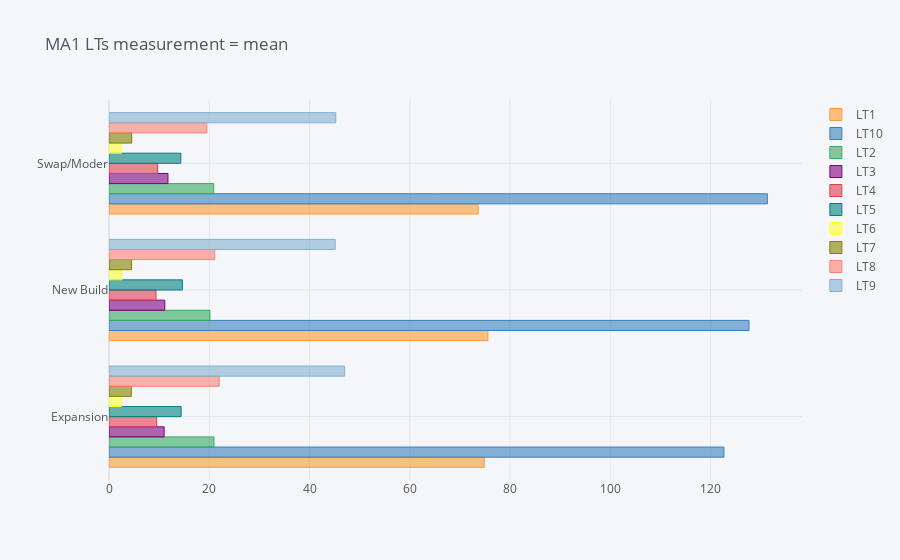
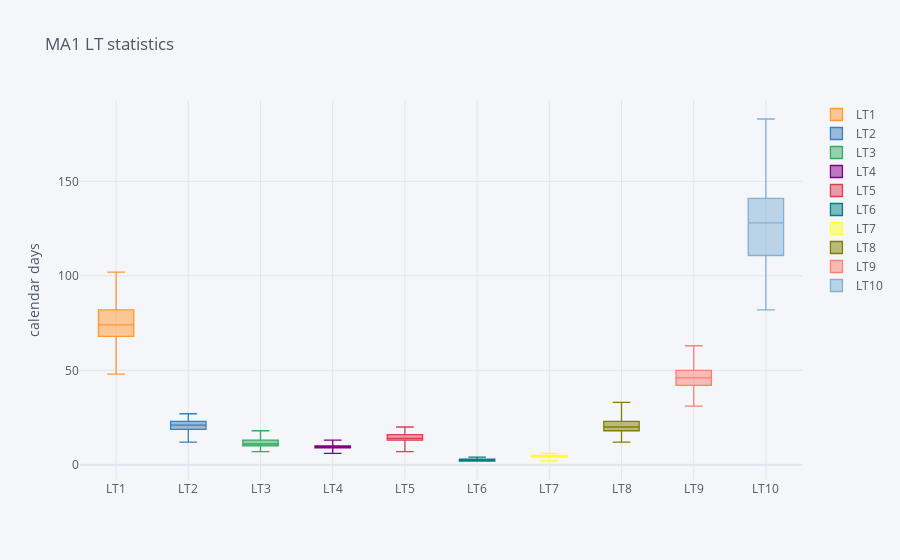
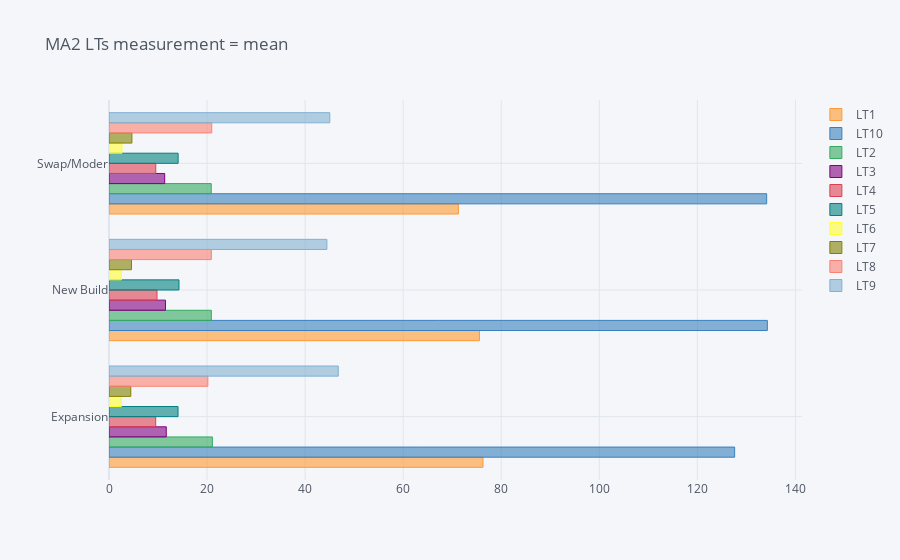
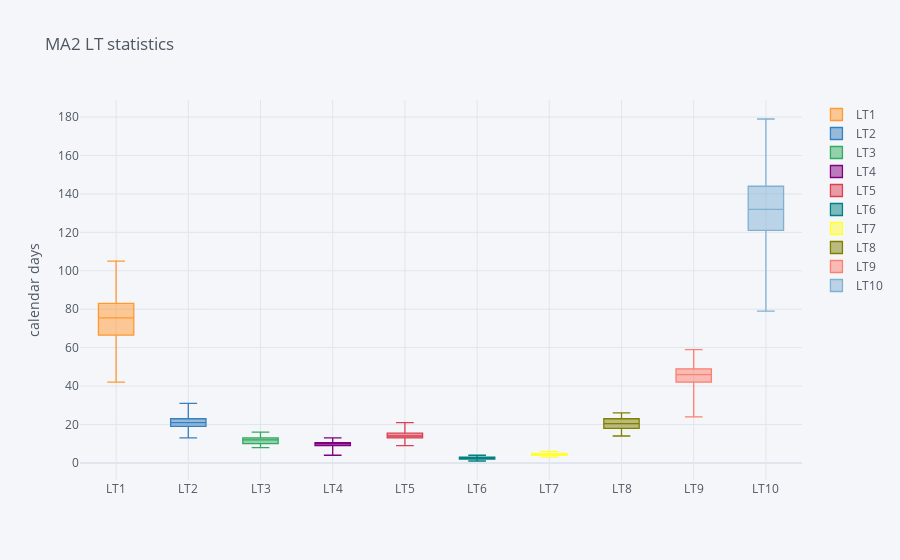

Notebook source saved alongside these figures, in order:
### Code cell
#this python script is collecting different instance raw data and generate LT reports
import numpy as np
import pandas as pd
import cufflinks as cf
import matplotlib.pyplot as plt
import seaborn as sns
import os
import datetime

#set config file for cufflinks library
cf.set_config_file(offline=True)

#import as dataframe the raw data in each instance and store into a list of dataframes called df
def upload_data(ST_instances):
    """upload each instance raw data file found in ST_instances passed list into a dataframe 
        and returtn df as a lits of dataframes"""      
    df=[]
    for i in range(len(ST_instances)):
        print(f"uploaded raw date from instance_{i}")
        filename=ST_instances[i]
        print(filename)
        filepath=os.path.join(working_dir,filename)
        dfi=pd.read_excel(filepath)
        df.append(dfi)
    return df

#generate the merged instance datasframe called data and store into an excel file
def merge_data(data_sources):
    """merge all uploaded dataframes into a single master dataframe called df and save it to 
    an excel file called merged data with datetime tag as extension"""
    data=pd.DataFrame(data_sources[0])  #generate from first dataframe
    ext=datetime.datetime.now().strftime("%Y_%m_%d")
    merged_filename=f"merged_data_{ext}"
    for i in range(1,len(data_sources)):
        data=pd.concat([data,data_sources[i]],axis=0)
    df=data.copy().reset_index().drop(columns="index")
    df.to_excel(f"{merged_filename}.xlsx")
    return df

def generate_pivot(df,MA,key):
    """generate a pivot a pivot per MA with index=key where key can be either CU or type of project,
       while the aggregation funtion calculated are the mean and the standard deviations.
       the function return the df_pivot dataframe and save also this inbto an excel file
    """
    df_MA=df[df["MA"]==MA]
    df_pivot=df_MA.pivot_table(index=key,aggfunc=["mean","std"])
    #df_pivot.loc[:,("mean")].plot(figsize=(16,9),kind="barh",title=f"{MA} LT mean {key} performances")
    #df_pivot.loc[:,("std")].plot(figsize=(16,9),kind="barh",title=f"{MA} LT std {key} performances")
    filename=f"{MA}_{key}.xlsx"
    df_pivot.to_excel(filename)
    return np.round(df_pivot,2)

def plot_perf(df_pivot,MA,aggfunc="mean"):
    #plt.figure(figsize=(16,9))
    df_pivot.loc[:,(aggfunc)].iplot(kind="barh",title=f"{MA} LTs measurement = {aggfunc}")    
    
def plot_MA_statistics(df,MA,LT_columns):
    return df[df["MA"]==MA][LT_columns].iplot(kind="box",x="CU",title=f"{MA} LT statistics",yTitle="calendar days")


#set working dir path
working_dir=input("Provide working dir path:\n").replace("'\'","/")
os.chdir(working_dir)

#select the list of ST instances raw files in working_dir names to source  data from
ST_instances=[]
file_list=os.listdir()
for file in file_list:
    if file.find("instance")!= -1:
        #print(file)
        ST_instances.append(file)

#upload raw data
data_sources=upload_data(ST_instances)

#call function to merge data into a master dataframe df
df=merge_data(data_sources)
LT_columns=df.columns[-10:]

#set the MA names in a list called MA_list
MAs=df.groupby("MA")["MA"].value_counts().index
MA_list=[]
for i in range(len(MAs)):
    MA_list.append(MAs[i][0])
    
LT_statistics=df[df["MA"]=="MA1"][LT_columns].describe()
LT_statistics.to_excel("LT_statistics.xlsx")
print(np.round(LT_statistics,2))

print("********************* plotting LT performances ******************************************")

pivot_key=input("Provide pivot_key: [CU,project_type]: ")

for MA in MA_list:
    MA_perf=generate_pivot(df,MA,pivot_key)
    plot_perf(MA_perf,MA)
    plot_MA_statistics(df,MA,LT_columns)

### Figure 1 — Plotly figure (JSON) as saved in the notebook; plotly's stock layout.template omitted (floating-point values rounded to 4 significant figures)
{"data": [{"marker": {"color": "rgba(255, 153, 51, 0.6)", "line": {"color": "rgba(255, 153, 51, 1.0)", "width": 1}}, "name": "LT1", "orientation": "h", "text": "", "type": "bar", "x": [74.85, 75.59, 73.65], "y": ["Expansion", "New Build", "Swap/Moder"]}, {"marker": {"color": "rgba(55, 128, 191, 0.6)", "line": {"color": "rgba(55, 128, 191, 1.0)", "width": 1}}, "name": "LT10", "orientation": "h", "text": "", "type": "bar", "x": [122.7, 127.7, 131.3], "y": ["Expansion", "New Build", "Swap/Moder"]}, {"marker": {"color": "rgba(50, 171, 96, 0.6)", "line": {"color": "rgba(50, 171, 96, 1.0)", "width": 1}}, "name": "LT2", "orientation": "h", "text": "", "type": "bar", "x": [20.94, 20.13, 20.89], "y": ["Expansion", "New Build", "Swap/Moder"]}, {"marker": {"color": "rgba(128, 0, 128, 0.6)", "line": {"color": "rgba(128, 0, 128, 1.0)", "width": 1}}, "name": "LT3", "orientation": "h", "text": "", "type": "bar", "x": [11, 11.13, 11.76], "y": ["Expansion", "New Build", "Swap/Moder"]}, {"marker": {"color": "rgba(219, 64, 82, 0.6)", "line": {"color": "rgba(219, 64, 82, 1.0)", "width": 1}}, "name": "LT4", "orientation": "h", "text": "", "type": "bar", "x": [9.52, 9.37, 9.7], "y": ["Expansion", "New Build", "Swap/Moder"]}, {"marker": {"color": "rgba(0, 128, 128, 0.6)", "line": {"color": "rgba(0, 128, 128, 1.0)", "width": 1}}, "name": "LT5", "orientation": "h", "text": "", "type": "bar", "x": [14.39, 14.63, 14.33], "y": ["Expansion", "New Build", "Swap/Moder"]}, {"marker": {"color": "rgba(255, 255, 51, 0.6)", "line": {"color": "rgba(255, 255, 51, 1.0)", "width": 1}}, "name": "LT6", "orientation": "h", "text": "", "type": "bar", "x": [2.48, 2.59, 2.46], "y": ["Expansion", "New Build", "Swap/Moder"]}, {"marker": {"color": "rgba(128, 128, 0, 0.6)", "line": {"color": "rgba(128, 128, 0, 1.0)", "width": 1}}, "name": "LT7", "orientation": "h", "text": "", "type": "bar", "x": [4.45, 4.5, 4.52], "y": ["Expansion", "New Build", "Swap/Moder"]}, {"marker": {"color": "rgba(251, 128, 114, 0.6)", "line": {"color": "rgba(251, 128, 114, 1.0)", "width": 1}}, "name": "LT8", "orientation": "h", "text": "", "type": "bar", "x": [21.97, 21.09, 19.52], "y": ["Expansion", "New Build", "Swap/Moder"]}, {"marker": {"color": "rgba(128, 177, 211, 0.6)", "line": {"color": "rgba(128, 177, 211, 1.0)", "width": 1}}, "name": "LT9", "orientation": "h", "text": "", "type": "bar", "x": [47, 45.13, 45.24], "y": ["Expansion", "New Build", "Swap/Moder"]}], "layout": {"legend": {"bgcolor": "#F5F6F9", "font": {"color": "#4D5663"}}, "paper_bgcolor": "#F5F6F9", "plot_bgcolor": "#F5F6F9", "title": {"font": {"color": "#4D5663"}, "text": "MA1 LTs measurement = mean"}, "xaxis": {"gridcolor": "#E1E5ED", "showgrid": true, "tickfont": {"color": "#4D5663"}, "title": {"font": {"color": "#4D5663"}, "text": ""}, "zerolinecolor": "#E1E5ED"}, "yaxis": {"gridcolor": "#E1E5ED", "showgrid": true, "tickfont": {"color": "#4D5663"}, "title": {"font": {"color": "#4D5663"}, "text": ""}, "zerolinecolor": "#E1E5ED"}}}

### Figure 2 — Plotly figure (JSON) as saved in the notebook; plotly's stock layout.template omitted (floating-point values rounded to 4 significant figures)
{"data": [{"boxpoints": false, "line": {"width": 1.3}, "marker": {"color": "rgba(255, 153, 51, 1.0)"}, "name": "LT1", "orientation": "v", "type": "box", "y": [67, 68, 69, 89, 70, 84, 63, 66, 71, 60, 78, 98, 67, 70, 79, 73, 66, 78, 69, 83, 83, 76, 79, 93, 69, 67, 66, 55, 70, 72, 72, 64, 67, 92, 64, 53, 72, 78, 76, 70, 78, 85, 64, 80, 101, 72, 48, 70, 51, 77, 60, 86, 84, 70, 71, 81, 79, 69, 60, 83, 81, 91, 71, 68, 77, 78, 87, 70, 74, 81, 86, 67, 82, 82, 68, 56, 76, 76, 91, 75, 65, 69, 79, 78, 73, 75, 87, 85, 65, 65, 68, 77, 70, 75, 63, 102, 86, 77, 82, 81, 68, 87, 87, 94, 85, 72, 71, 90, 85, 53, 85, 79, 58, 73, 77, 77, 73, 71, 86, 87, 71, 57, 68, 65, 82]}, {"boxpoints": false, "line": {"width": 1.3}, "marker": {"color": "rgba(55, 128, 191, 1.0)"}, "name": "LT2", "orientation": "v", "type": "box", "y": [20, 22, 17, 21, 17, 23, 23, 18, 17, 15, 21, 16, 21, 23, 27, 27, 24, 23, 24, 18, 18, 20, 17, 20, 19, 15, 12, 13, 23, 25, 21, 22, 23, 25, 21, 24, 20, 21, 23, 20, 16, 19, 19, 24, 23, 20, 21, 18, 23, 27, 17, 19, 25, 16, 20, 17, 23, 17, 25, 25, 19, 24, 17, 19, 23, 23, 17, 14, 22, 19, 27, 19, 21, 24, 25, 21, 20, 19, 22, 21, 18, 22, 19, 21, 24, 22, 17, 22, 21, 19, 17, 25, 20, 22, 21, 19, 18, 22, 20, 25, 20, 24, 22, 18, 18, 23, 22, 19, 21, 21, 24, 18, 22, 23, 20, 19, 22, 15, 22, 22, 17, 22, 24, 18, 19]}, {"boxpoints": false, "line": {"width": 1.3}, "marker": {"color": "rgba(50, 171, 96, 1.0)"}, "name": "LT3", "orientation": "v", "type": "box", "y": [13, 14, 13, 8, 13, 12, 10, 8, 11, 9, 10, 11, 11, 13, 12, 12, 10, 10, 13, 10, 10, 8, 13, 11, 11, 11, 8, 10, 11, 10, 13, 10, 10, 7, 11, 13, 10, 10, 11, 11, 18, 13, 13, 10, 11, 13, 12, 13, 11, 11, 10, 13, 13, 11, 8, 13, 8, 13, 10, 11, 10, 12, 11, 11, 13, 12, 15, 11, 13, 13, 8, 12, 11, 9, 8, 12, 12, 10, 11, 12, 12, 15, 15, 12, 13, 8, 10, 11, 12, 12, 10, 12, 11, 10, 10, 13, 11, 11, 13, 13, 11, 9, 12, 11, 12, 12, 10, 12, 11, 14, 8, 13, 11, 9, 13, 12, 12, 13, 13, 11, 12, 13, 12, 12, 11]}, {"boxpoints": false, "line": {"width": 1.3}, "marker": {"color": "rgba(128, 0, 128, 1.0)"}, "name": "LT4", "orientation": "v", "type": "box", "y": [10, 10, 10, 9, 6, 8, 10, 11, 9, 8, 7, 10, 9, 11, 10, 9, 10, 9, 9, 10, 9, 9, 7, 11, 12, 8, 10, 9, 9, 12, 9, 8, 6, 11, 11, 10, 11, 8, 10, 9, 9, 11, 10, 10, 9, 11, 13, 9, 6, 11, 8, 10, 10, 11, 11, 8, 10, 10, 11, 7, 11, 10, 9, 7, 8, 10, 10, 10, 10, 7, 11, 12, 11, 10, 10, 10, 8, 7, 9, 8, 9, 11, 10, 10, 10, 8, 11, 8, 7, 9, 9, 10, 10, 11, 10, 9, 9, 9, 11, 10, 12, 10, 10, 9, 10, 9, 10, 10, 9, 9, 10, 9, 8, 10, 10, 11, 11, 8, 10, 10, 9, 11, 11, 9, 8]}, {"boxpoints": false, "line": {"width": 1.3}, "marker": {"color": "rgba(219, 64, 82, 1.0)"}, "name": "LT5", "orientation": "v", "type": "box", "y": [12, 15, 17, 15, 11, 17, 15, 11, 13, 17, 15, 15, 17, 16, 15, 13, 15, 12, 14, 14, 17, 15, 11, 12, 15, 19, 14, 16, 13, 15, 13, 14, 16, 15, 17, 9, 19, 19, 12, 12, 19, 15, 15, 11, 14, 13, 12, 14, 13, 15, 16, 13, 14, 17, 18, 14, 13, 14, 15, 14, 14, 15, 13, 14, 12, 16, 16, 14, 16, 19, 17, 14, 13, 17, 13, 13, 14, 14, 14, 13, 15, 12, 12, 17, 14, 14, 15, 17, 14, 18, 20, 14, 17, 16, 16, 14, 11, 9, 18, 13, 19, 11, 13, 16, 13, 14, 13, 19, 11, 12, 13, 13, 14, 14, 15, 16, 16, 18, 16, 10, 12, 7, 13, 17, 14]}, {"boxpoints": false, "line": {"width": 1.3}, "marker": {"color": "rgba(0, 128, 128, 1.0)"}, "name": "LT6", "orientation": "v", "type": "box", "y": [2, 3, 3, 3, 3, 3, 3, 2, 2, 2, 2, 3, 3, 2, 2, 3, 3, 2, 2, 2, 2, 3, 3, 2, 3, 3, 3, 3, 2, 2, 2, 2, 2, 3, 3, 2, 2, 3, 2, 3, 2, 4, 3, 2, 2, 2, 2, 3, 3, 2, 2, 3, 2, 3, 2, 3, 2, 2, 3, 3, 2, 3, 2, 3, 3, 2, 2, 3, 2, 3, 2, 3, 3, 3, 3, 3, 2, 2, 3, 2, 2, 2, 3, 3, 2, 2, 2, 3, 2, 2, 3, 3, 2, 3, 2, 3, 2, 2, 2, 2, 3, 3, 2, 4, 2, 3, 3, 3, 3, 3, 3, 2, 2, 2, 3, 2, 3, 3, 2, 2, 3, 3, 3, 2, 2]}, {"boxpoints": false, "line": {"width": 1.3}, "marker": {"color": "rgba(255, 255, 51, 1.0)"}, "name": "LT7", "orientation": "v", "type": "box", "y": [4, 6, 4, 4, 5, 5, 2, 4, 4, 5, 4, 4, 5, 5, 4, 4, 5, 3, 4, 5, 4, 5, 3, 4, 5, 4, 4, 5, 5, 5, 4, 4, 3, 5, 4, 5, 3, 5, 5, 4, 6, 6, 5, 4, 3, 5, 5, 5, 4, 4, 4, 4, 4, 6, 5, 6, 4, 6, 5, 6, 5, 5, 4, 4, 5, 4, 5, 5, 4, 4, 5, 5, 4, 5, 4, 4, 6, 5, 3, 4, 4, 6, 5, 5, 4, 5, 4, 6, 3, 5, 4, 2, 4, 5, 5, 4, 5, 6, 5, 4, 4, 5, 4, 5, 4, 4, 4, 5, 4, 5, 4, 5, 5, 5, 4, 6, 4, 4, 4, 5, 4, 4, 4, 5, 5]}, {"boxpoints": false, "line": {"width": 1.3}, "marker": {"color": "rgba(128, 128, 0, 1.0)"}, "name": "LT8", "orientation": "v", "type": "box", "y": [26, 26, 23, 20, 17, 14, 19, 20, 20, 22, 23, 16, 21, 20, 13, 27, 26, 23, 19, 24, 26, 20, 13, 28, 24, 20, 20, 21, 21, 19, 23, 20, 25, 12, 17, 16, 19, 25, 20, 17, 17, 24, 17, 25, 24, 20, 23, 18, 19, 26, 19, 12, 19, 21, 16, 17, 19, 24, 17, 23, 21, 29, 26, 33, 20, 18, 16, 22, 22, 21, 20, 19, 25, 19, 17, 17, 22, 18, 18, 12, 22, 27, 21, 25, 16, 19, 27, 25, 21, 18, 21, 18, 23, 19, 22, 27, 21, 20, 18, 26, 20, 20, 25, 19, 21, 27, 22, 17, 20, 15, 21, 21, 18, 28, 23, 21, 24, 23, 20, 21, 18, 21, 17, 22, 13]}, {"boxpoints": false, "line": {"width": 1.3}, "marker": {"color": "rgba(251, 128, 114, 1.0)"}, "name": "LT9", "orientation": "v", "type": "box", "y": [48, 42, 44, 53, 44, 42, 63, 53, 42, 46, 43, 44, 36, 49, 52, 49, 45, 62, 46, 49, 47, 41, 39, 33, 52, 38, 45, 47, 54, 60, 43, 40, 42, 56, 53, 45, 36, 36, 54, 44, 44, 37, 37, 37, 46, 48, 51, 51, 50, 56, 44, 46, 48, 49, 46, 33, 49, 41, 53, 37, 47, 49, 40, 44, 40, 36, 32, 50, 50, 53, 43, 57, 35, 57, 46, 51, 45, 42, 43, 45, 50, 46, 39, 53, 31, 56, 46, 53, 39, 41, 44, 37, 45, 44, 48, 36, 40, 38, 54, 45, 50, 52, 47, 47, 45, 54, 32, 48, 50, 41, 47, 55, 43, 46, 49, 36, 48, 43, 48, 49, 45, 43, 50, 44, 46]}, {"boxpoints": false, "line": {"width": 1.3}, "marker": {"color": "rgba(128, 177, 211, 1.0)"}, "name": "LT10", "orientation": "v", "type": "box", "y": [152, 130, 112, 110, 113, 133, 88, 114, 90, 149, 141, 109, 103, 163, 134, 140, 106, 117, 82, 123, 111, 105, 139, 112, 130, 158, 133, 88, 123, 143, 134, 105, 135, 106, 118, 140, 140, 183, 94, 132, 130, 157, 128, 141, 126, 107, 128, 143, 120, 133, 128, 162, 102, 160, 117, 121, 153, 111, 117, 103, 107, 103, 153, 141, 114, 131, 121, 145, 152, 135, 123, 116, 155, 125, 138, 161, 105, 139, 109, 122, 96, 88, 142, 161, 135, 107, 146, 126, 92, 123, 93, 100, 98, 148, 131, 136, 132, 180, 137, 125, 112, 102, 152, 150, 152, 107, 143, 130, 173, 125, 165, 129, 90, 137, 88, 125, 105, 166, 139, 157, 127, 127, 127, 140, 178]}], "layout": {"legend": {"bgcolor": "#F5F6F9", "font": {"color": "#4D5663"}}, "paper_bgcolor": "#F5F6F9", "plot_bgcolor": "#F5F6F9", "title": {"font": {"color": "#4D5663"}, "text": "MA1 LT statistics"}, "xaxis": {"gridcolor": "#E1E5ED", "showgrid": true, "tickfont": {"color": "#4D5663"}, "title": {"font": {"color": "#4D5663"}, "text": ""}, "zerolinecolor": "#E1E5ED"}, "yaxis": {"gridcolor": "#E1E5ED", "showgrid": true, "tickfont": {"color": "#4D5663"}, "title": {"font": {"color": "#4D5663"}, "text": "calendar days"}, "zerolinecolor": "#E1E5ED"}}}

### Figure 3 — Plotly figure (JSON) as saved in the notebook; plotly's stock layout.template omitted (floating-point values rounded to 4 significant figures)
{"data": [{"marker": {"color": "rgba(255, 153, 51, 0.6)", "line": {"color": "rgba(255, 153, 51, 1.0)", "width": 1}}, "name": "LT1", "orientation": "h", "text": "", "type": "bar", "x": [76.28, 75.56, 71.26], "y": ["Expansion", "New Build", "Swap/Moder"]}, {"marker": {"color": "rgba(55, 128, 191, 0.6)", "line": {"color": "rgba(55, 128, 191, 1.0)", "width": 1}}, "name": "LT10", "orientation": "h", "text": "", "type": "bar", "x": [127.6, 134.3, 134.1], "y": ["Expansion", "New Build", "Swap/Moder"]}, {"marker": {"color": "rgba(50, 171, 96, 0.6)", "line": {"color": "rgba(50, 171, 96, 1.0)", "width": 1}}, "name": "LT2", "orientation": "h", "text": "", "type": "bar", "x": [21.08, 20.87, 20.85], "y": ["Expansion", "New Build", "Swap/Moder"]}, {"marker": {"color": "rgba(128, 0, 128, 0.6)", "line": {"color": "rgba(128, 0, 128, 1.0)", "width": 1}}, "name": "LT3", "orientation": "h", "text": "", "type": "bar", "x": [11.68, 11.52, 11.36], "y": ["Expansion", "New Build", "Swap/Moder"]}, {"marker": {"color": "rgba(219, 64, 82, 0.6)", "line": {"color": "rgba(219, 64, 82, 1.0)", "width": 1}}, "name": "LT4", "orientation": "h", "text": "", "type": "bar", "x": [9.52, 9.79, 9.54], "y": ["Expansion", "New Build", "Swap/Moder"]}, {"marker": {"color": "rgba(0, 128, 128, 0.6)", "line": {"color": "rgba(0, 128, 128, 1.0)", "width": 1}}, "name": "LT5", "orientation": "h", "text": "", "type": "bar", "x": [14.08, 14.27, 14.1], "y": ["Expansion", "New Build", "Swap/Moder"]}, {"marker": {"color": "rgba(255, 255, 51, 0.6)", "line": {"color": "rgba(255, 255, 51, 1.0)", "width": 1}}, "name": "LT6", "orientation": "h", "text": "", "type": "bar", "x": [2.52, 2.52, 2.64], "y": ["Expansion", "New Build", "Swap/Moder"]}, {"marker": {"color": "rgba(128, 128, 0, 0.6)", "line": {"color": "rgba(128, 128, 0, 1.0)", "width": 1}}, "name": "LT7", "orientation": "h", "text": "", "type": "bar", "x": [4.44, 4.58, 4.67], "y": ["Expansion", "New Build", "Swap/Moder"]}, {"marker": {"color": "rgba(251, 128, 114, 0.6)", "line": {"color": "rgba(251, 128, 114, 1.0)", "width": 1}}, "name": "LT8", "orientation": "h", "text": "", "type": "bar", "x": [20.16, 20.87, 20.95], "y": ["Expansion", "New Build", "Swap/Moder"]}, {"marker": {"color": "rgba(128, 177, 211, 0.6)", "line": {"color": "rgba(128, 177, 211, 1.0)", "width": 1}}, "name": "LT9", "orientation": "h", "text": "", "type": "bar", "x": [46.76, 44.44, 45.03], "y": ["Expansion", "New Build", "Swap/Moder"]}], "layout": {"legend": {"bgcolor": "#F5F6F9", "font": {"color": "#4D5663"}}, "paper_bgcolor": "#F5F6F9", "plot_bgcolor": "#F5F6F9", "title": {"font": {"color": "#4D5663"}, "text": "MA2 LTs measurement = mean"}, "xaxis": {"gridcolor": "#E1E5ED", "showgrid": true, "tickfont": {"color": "#4D5663"}, "title": {"font": {"color": "#4D5663"}, "text": ""}, "zerolinecolor": "#E1E5ED"}, "yaxis": {"gridcolor": "#E1E5ED", "showgrid": true, "tickfont": {"color": "#4D5663"}, "title": {"font": {"color": "#4D5663"}, "text": ""}, "zerolinecolor": "#E1E5ED"}}}

### Figure 4 — Plotly figure (JSON) as saved in the notebook; plotly's stock layout.template omitted (floating-point values rounded to 4 significant figures)
{"data": [{"boxpoints": false, "line": {"width": 1.3}, "marker": {"color": "rgba(255, 153, 51, 1.0)"}, "name": "LT1", "orientation": "v", "type": "box", "y": [48, 82, 70, 77, 81, 76, 57, 70, 70, 77, 89, 69, 84, 82, 73, 63, 95, 62, 83, 72, 83, 86, 62, 77, 71, 75, 85, 55, 79, 80, 77, 59, 93, 60, 87, 89, 80, 63, 67, 50, 87, 76, 82, 82, 62, 93, 57, 79, 65, 77, 105, 63, 46, 73, 73, 64, 94, 76, 66, 94, 81, 59, 76, 89, 81, 72, 85, 69, 67, 98, 67, 85, 76, 69, 75, 52, 78, 75, 68, 77, 66, 63, 87, 74, 54, 43, 85, 85, 67, 89, 68, 75, 94, 71, 79, 42, 84, 63, 79, 95, 65, 84, 67, 66, 75, 85, 42, 87, 78, 75, 67, 61, 78, 80, 73, 98]}, {"boxpoints": false, "line": {"width": 1.3}, "marker": {"color": "rgba(55, 128, 191, 1.0)"}, "name": "LT2", "orientation": "v", "type": "box", "y": [26, 18, 18, 21, 19, 23, 15, 19, 21, 26, 19, 27, 14, 19, 24, 17, 17, 27, 21, 23, 19, 23, 16, 20, 16, 21, 17, 23, 21, 21, 18, 19, 22, 27, 19, 22, 27, 16, 23, 20, 24, 25, 16, 29, 18, 19, 21, 13, 20, 23, 21, 23, 23, 19, 20, 24, 17, 17, 17, 17, 18, 24, 23, 24, 17, 20, 21, 25, 21, 25, 21, 18, 19, 22, 17, 25, 22, 21, 19, 22, 20, 19, 18, 20, 21, 25, 23, 22, 25, 23, 20, 22, 18, 19, 17, 20, 22, 22, 22, 20, 22, 18, 19, 27, 31, 20, 24, 23, 21, 18, 22, 23, 19, 24, 17, 25]}, {"boxpoints": false, "line": {"width": 1.3}, "marker": {"color": "rgba(50, 171, 96, 1.0)"}, "name": "LT3", "orientation": "v", "type": "box", "y": [10, 12, 10, 11, 14, 11, 10, 14, 8, 10, 11, 11, 11, 8, 12, 13, 13, 13, 14, 11, 11, 11, 13, 12, 8, 11, 12, 11, 14, 14, 12, 12, 14, 13, 14, 16, 13, 12, 14, 10, 12, 12, 9, 13, 11, 10, 9, 9, 8, 12, 9, 12, 13, 14, 8, 8, 12, 13, 10, 12, 10, 10, 11, 14, 11, 14, 11, 10, 14, 13, 12, 13, 8, 12, 13, 13, 12, 12, 13, 10, 12, 8, 10, 9, 15, 10, 11, 8, 10, 11, 14, 11, 13, 13, 8, 8, 12, 8, 11, 15, 12, 14, 11, 9, 10, 14, 11, 12, 13, 14, 11, 13, 13, 11, 11, 12]}, {"boxpoints": false, "line": {"width": 1.3}, "marker": {"color": "rgba(128, 0, 128, 1.0)"}, "name": "LT4", "orientation": "v", "type": "box", "y": [9, 12, 12, 9, 9, 8, 9, 10, 12, 10, 10, 7, 10, 8, 9, 10, 11, 11, 8, 9, 10, 8, 12, 10, 4, 8, 9, 10, 11, 11, 9, 9, 11, 8, 10, 9, 11, 12, 9, 10, 10, 9, 6, 10, 9, 10, 9, 9, 10, 9, 11, 8, 9, 11, 8, 12, 10, 10, 7, 10, 13, 11, 10, 9, 9, 8, 11, 9, 10, 8, 11, 8, 10, 8, 11, 11, 10, 10, 13, 10, 11, 10, 9, 9, 9, 10, 8, 5, 10, 9, 9, 9, 11, 9, 9, 12, 10, 10, 12, 10, 11, 9, 13, 10, 11, 10, 9, 9, 10, 10, 10, 9, 9, 8, 11, 8]}, {"boxpoints": false, "line": {"width": 1.3}, "marker": {"color": "rgba(219, 64, 82, 1.0)"}, "name": "LT5", "orientation": "v", "type": "box", "y": [14, 13, 14, 14, 15, 12, 15, 14, 12, 17, 13, 9, 13, 13, 10, 15, 14, 14, 11, 15, 15, 16, 12, 16, 15, 12, 16, 9, 13, 17, 15, 17, 17, 19, 11, 17, 13, 12, 14, 15, 13, 16, 15, 18, 17, 14, 15, 13, 16, 14, 15, 14, 12, 15, 16, 13, 13, 14, 17, 14, 14, 14, 16, 12, 12, 15, 17, 14, 17, 12, 16, 13, 14, 13, 10, 15, 17, 15, 12, 13, 15, 10, 12, 15, 19, 13, 10, 13, 19, 14, 13, 15, 17, 21, 11, 15, 15, 11, 14, 14, 10, 14, 14, 12, 16, 16, 14, 14, 11, 16, 14, 15, 11, 12, 20, 16]}, {"boxpoints": false, "line": {"width": 1.3}, "marker": {"color": "rgba(0, 128, 128, 1.0)"}, "name": "LT6", "orientation": "v", "type": "box", "y": [3, 2, 3, 4, 3, 3, 2, 2, 2, 3, 2, 3, 2, 3, 2, 3, 3, 2, 3, 2, 2, 2, 2, 3, 2, 2, 3, 2, 3, 3, 2, 3, 4, 2, 3, 3, 3, 2, 2, 3, 3, 2, 2, 3, 3, 3, 3, 3, 3, 3, 3, 2, 2, 3, 2, 2, 3, 2, 3, 2, 3, 2, 3, 2, 3, 2, 2, 3, 3, 2, 2, 3, 2, 2, 1, 2, 4, 3, 2, 3, 3, 3, 3, 3, 3, 2, 3, 2, 2, 3, 3, 2, 3, 2, 3, 3, 3, 3, 2, 2, 3, 2, 2, 3, 2, 3, 3, 3, 3, 2, 2, 2, 2, 3, 2, 3]}, {"boxpoints": false, "line": {"width": 1.3}, "marker": {"color": "rgba(255, 255, 51, 1.0)"}, "name": "LT7", "orientation": "v", "type": "box", "y": [4, 3, 5, 5, 4, 6, 6, 5, 4, 6, 5, 4, 4, 5, 5, 6, 4, 3, 5, 4, 6, 5, 3, 4, 5, 3, 4, 4, 5, 5, 4, 3, 5, 5, 4, 5, 5, 4, 4, 6, 4, 6, 4, 5, 5, 5, 5, 5, 6, 5, 4, 6, 4, 4, 5, 4, 4, 5, 5, 4, 3, 5, 4, 5, 5, 4, 5, 5, 5, 6, 4, 4, 5, 5, 5, 4, 4, 5, 5, 4, 5, 4, 3, 3, 3, 5, 5, 5, 5, 5, 5, 6, 6, 5, 5, 5, 3, 4, 4, 5, 5, 4, 4, 5, 5, 5, 5, 4, 4, 4, 4, 5, 3, 4, 5, 5]}, {"boxpoints": false, "line": {"width": 1.3}, "marker": {"color": "rgba(128, 128, 0, 1.0)"}, "name": "LT8", "orientation": "v", "type": "box", "y": [24, 20, 26, 24, 14, 18, 17, 18, 18, 20, 20, 19, 21, 23, 20, 20, 16, 20, 20, 19, 22, 23, 17, 21, 23, 18, 17, 19, 18, 25, 23, 25, 23, 24, 25, 20, 18, 25, 20, 25, 23, 24, 19, 26, 22, 18, 22, 22, 21, 17, 22, 24, 19, 25, 18, 20, 20, 17, 16, 23, 25, 22, 20, 18, 16, 24, 18, 26, 20, 23, 22, 19, 22, 22, 22, 22, 21, 21, 20, 26, 23, 18, 18, 25, 19, 16, 24, 21, 16, 20, 21, 20, 22, 18, 16, 26, 20, 17, 23, 17, 21, 21, 22, 16, 24, 19, 19, 25, 23, 25, 22, 20, 18, 21, 17, 18]}, {"boxpoints": false, "line": {"width": 1.3}, "marker": {"color": "rgba(251, 128, 114, 1.0)"}, "name": "LT9", "orientation": "v", "type": "box", "y": [49, 46, 49, 49, 39, 56, 49, 47, 48, 42, 37, 43, 53, 43, 50, 46, 47, 47, 43, 51, 55, 37, 35, 40, 49, 47, 44, 44, 30, 47, 54, 39, 48, 44, 51, 50, 45, 38, 42, 47, 35, 46, 46, 35, 40, 50, 48, 52, 50, 45, 46, 39, 45, 37, 45, 55, 46, 42, 48, 59, 45, 52, 51, 50, 24, 46, 39, 42, 59, 42, 57, 42, 46, 37, 53, 48, 47, 47, 45, 41, 41, 46, 42, 46, 47, 53, 45, 54, 49, 42, 46, 47, 52, 48, 44, 38, 40, 55, 42, 36, 38, 41, 39, 42, 29, 40, 39, 47, 43, 45, 43, 47, 49, 47, 44, 48]}, {"boxpoints": false, "line": {"width": 1.3}, "marker": {"color": "rgba(128, 177, 211, 1.0)"}, "name": "LT10", "orientation": "v", "type": "box", "y": [141, 144, 174, 127, 141, 107, 149, 132, 135, 136, 169, 108, 138, 132, 135, 131, 107, 128, 92, 123, 94, 152, 121, 127, 128, 99, 113, 141, 94, 124, 179, 147, 145, 115, 126, 135, 117, 113, 144, 138, 117, 130, 136, 149, 145, 161, 126, 144, 144, 158, 112, 143, 93, 159, 140, 127, 140, 161, 167, 122, 103, 79, 147, 112, 133, 131, 121, 97, 155, 125, 149, 131, 146, 144, 116, 128, 135, 153, 171, 168, 152, 129, 116, 130, 173, 119, 163, 156, 108, 123, 141, 133, 121, 139, 119, 127, 114, 119, 146, 112, 140, 132, 126, 141, 135, 130, 139, 132, 164, 143, 129, 128, 136, 139, 114, 116]}], "layout": {"legend": {"bgcolor": "#F5F6F9", "font": {"color": "#4D5663"}}, "paper_bgcolor": "#F5F6F9", "plot_bgcolor": "#F5F6F9", "title": {"font": {"color": "#4D5663"}, "text": "MA2 LT statistics"}, "xaxis": {"gridcolor": "#E1E5ED", "showgrid": true, "tickfont": {"color": "#4D5663"}, "title": {"font": {"color": "#4D5663"}, "text": ""}, "zerolinecolor": "#E1E5ED"}, "yaxis": {"gridcolor": "#E1E5ED", "showgrid": true, "tickfont": {"color": "#4D5663"}, "title": {"font": {"color": "#4D5663"}, "text": "calendar days"}, "zerolinecolor": "#E1E5ED"}}}
